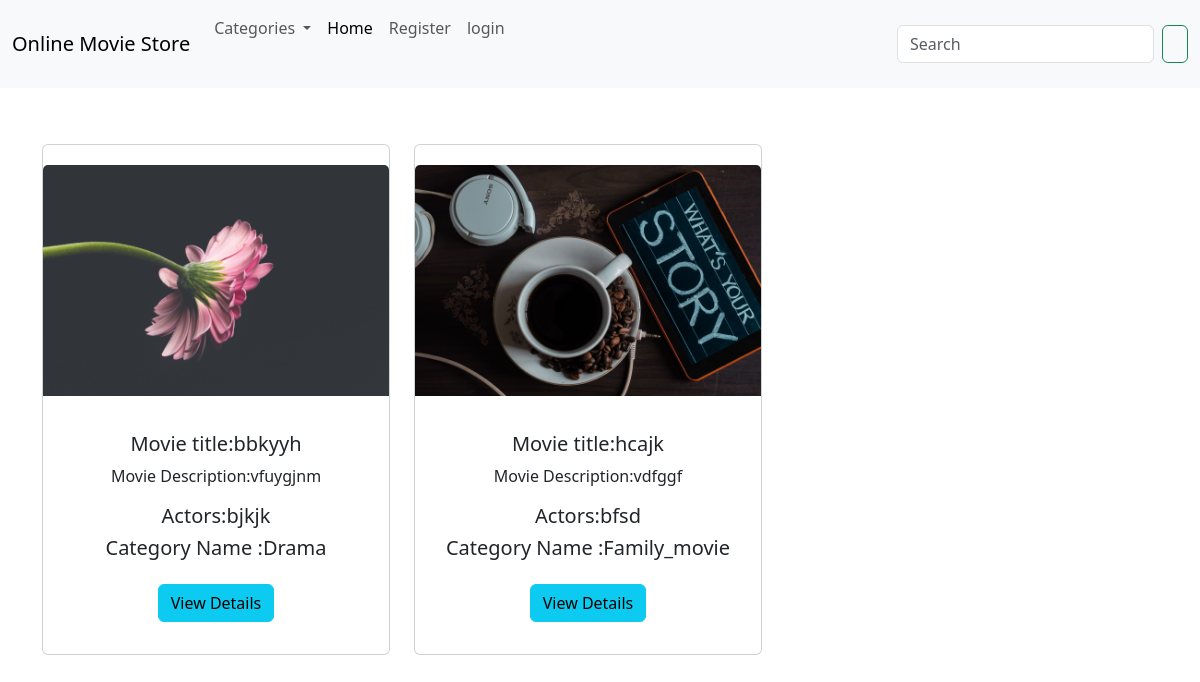
The page / on the database its author committed.
### MovieApp/models.py (models this page shows, shortened)
class Movie(models.Model):
    title = models.CharField(max_length=255)
    poster = models.URLField()
    description = models.TextField()
    release_date = models.DateField()
    actors = models.CharField(max_length=255)
    category = models.ForeignKey(CategoryMovie,on_delete=models.CASCADE,null=True)
    youtube_trailer_link = models.URLField()
    image = models.ImageField(upload_to='pic')
    user = models.ForeignKey(User, on_delete=models.CASCADE)

class CategoryMovie(models.Model):
    name=models.CharField(max_length=120,unique=True)

### MovieApp/views.py (the view)
# urls.py: path('', views.index, name='index'),
def index(request):
    movies = Movie.objects.all()
    return render(request,"index.html",{'movies':movies})

### templates/index.html (shortened to what this page needs)
{% extends 'base.html' %}
{% block body %}
<div class="container mt-3">
    <div class="row">
        <div class="row row-cols-1 row-cols-md-3 g-4 mt-3">
            {% for i in movies %}
            <div class="col">
                <div class="card h-100">
                    <img src="{{i.image.url}}" class="card-img-top" alt="">
                    <div class="card-body">
                        <h5 class="card-title" style="text-align: center;">Movie title:{{i.title}}</h5>
                        <p class="card-text" style="text-align: center;">Movie Description:{{i.description}}</p>
                        <h5 class="card-title" style="text-align: center;">Actors:{{i.actors}}</h5>
                        <h5> Category  Name :{{i.category.name}}</h5>
                         <div class="card-body" style="text-align: center;">
                        <a href="{% url  'Movie_App:detail' i.id %}" class="btn btn-info">View Details</a>
                    </div>
                    </div>
                </div>
            </div>
                {% endfor %}
        </div>
    </div>
</div>
{% endblock %}

### static/style.css (style rules this page uses)
body { text-align: center; }
.card-img-top { margin-top: 20px; margin-bottom: 20px; }

### rows shown on the page
Movie: image (picture), title "bbkyyh", description "vfuygjnm", actors "bjkjk", category.name "Drama"
Movie: image (picture), title "hcajk", description "vdfggf", actors "bfsd", category.name "Family_movie"
